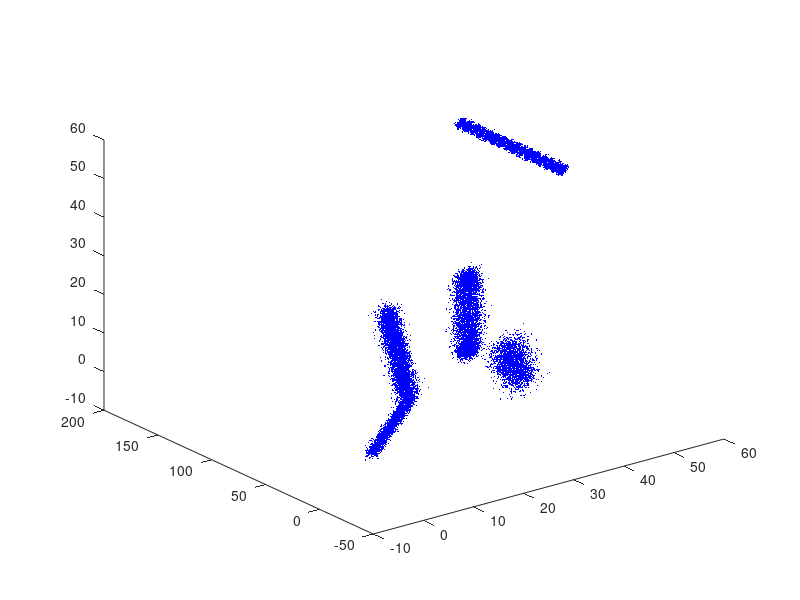

Recreate this plot in MATLAB.
for i = 1 : 10;
    mu = [i i i];
    SIGMA = [0.5 0 0;0 0.5 0;0 0 0.5];
    r= mvnrnd(mu,SIGMA,250);
    DATA = r;
    plot3(DATA(:,1),DATA(:,2),DATA(:,3),'b.','MarkerSize',0.5); 
    hold on;
end
for i = 1:20;
    mu =  [10 10+i 10+i];
    SIGMA = [1 0 0;0 1 0;0 0 1];
    r = mvnrnd (mu,SIGMA,250);
    DATA = r;
    plot3(DATA(:,1),DATA(:,2),DATA(:,3),'b.','MarkerSize',0.5); 
    hold on;
end
for i = 1:10;
    k = round(sqrt(i));
    mu =  [40-k 40+k i];
    SIGMA = [3 0 0;0 3 0;0 0 3];
    r = mvnrnd (mu,SIGMA,250);
    DATA = r;
    plot3(DATA(:,1),DATA(:,2),DATA(:,3),'b.','MarkerSize',0.5); 
    hold on;
end
for i = 1:100;
    k = sin(i);
    mu =  [50 50+i 50+k];
    SIGMA = [0.1 0 0;0 0.1 0;0 0 0.1];
    r = mvnrnd (mu,SIGMA,50);
    DATA = r;
    plot3(DATA(:,1),DATA(:,2),DATA(:,3),'b.','MarkerSize',0.5); 
    hold on;
end
for angle = 1:100;
    i = 5*sin(angle);
    j = 10*cos(angle);
    mu =  [25 25+i 25+j];
    SIGMA = [1 0 0;0 1 0;0 0 1];
    r = mvnrnd (mu,SIGMA,50);
    DATA = r;
    plot3(DATA(:,1),DATA(:,2),DATA(:,3),'b.','MarkerSize',0.5); 
    hold on;
end


